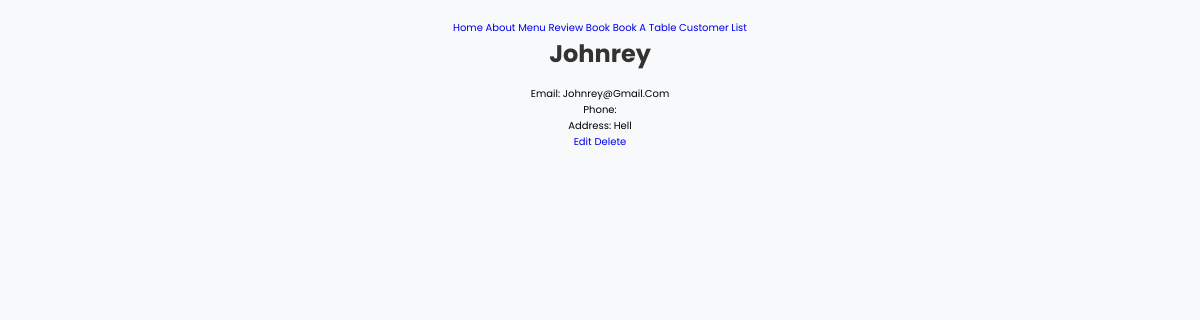
Page /customer/6/ on the committed database.
### app/models.py (models this page shows, shortened)
class Customer(models.Model):
    id = models.AutoField(primary_key=True)
    first_name = models.CharField(max_length=50)
    last_name = models.CharField(max_length=50)
    email = models.EmailField(unique=True)
    phone_number = models.CharField(max_length=20, blank=True)
    address = models.TextField(blank=True)

### app/views.py (the view)
# urls.py: path('customer/<int:pk>/', CustomerDetailView.as_view(), name='customer_detail'),
class CustomerDetailView(DetailView):
    model = Customer
    template_name = 'app/customer_detail.html'
    context_object_name = 'customer'

### app/templates/app/customer_detail.html
{% extends 'app/base.html' %}
{% load static %}
{% block content %}
   <h1>{{ customer.first_name }}</h1>
    <p>Email: {{ customer.email }}</p>
    <p>Phone: {{ customer.phone }}</p>
    <p>Address: {{ customer.address }}</p>
    <a href="{% url 'customer_update' object.pk %}">Edit</a>
    <a href="{% url 'customer_delete' object.pk %}">Delete</a>
{% endblock content %}

### static/css/base.css (style rules this page uses)
body { font-family: Arial, sans-serif; background-color: #f8f9fa; margin: 0; padding: 20px; text-align: center; }
h1 { color: #333; font-size: 24px; margin-bottom: 15px; }

### static/css/home.css (style rules this page uses)
:root { --main-color:#443; --border-radius:95% 4% 97% 5%/4% 94% 3% 95%; --border-radius-hover:4% 95% 6% 95%/95% 4% 92% 5%; --border:.2rem solid var(--main-color); --border-hover:.2rem dashed var(--main-color); }
* { font-family: 'Poppins', sans-serif; margin:0; padding:0; box-sizing: border-box; outline: none; border:none; text-decoration: none; text-transform: capitalize; transition: all .2s linear; }
html { font-size: 62.5%; overflow-x: hidden; scroll-padding-top: 7rem; scroll-behavior: smooth; }

### rows in the picture
Customer: first_name "Johnrey", email "Johnrey@gmail.com", address "Hell"
